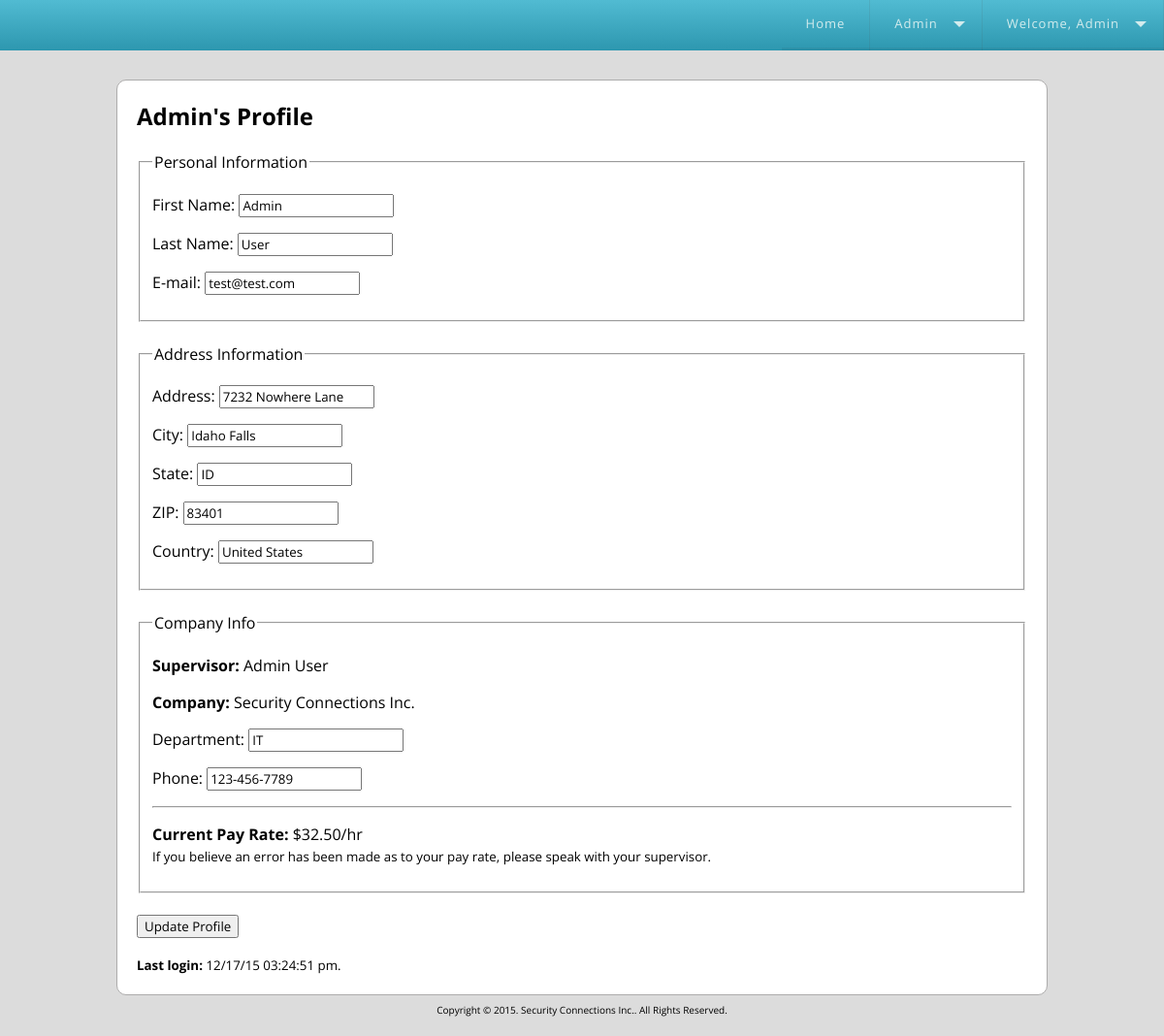
The app's page /profile.php (signed in) with its own data.
### tables this page shows
CREATE TABLE `users` (
  `id` int(7) NOT NULL AUTO_INCREMENT,
  `username` varchar(32) NOT NULL,
  `firstname` varchar(32) NOT NULL,
  `lastname` varchar(32) NOT NULL,
  `password` varchar(32) NOT NULL,
  `email` varchar(64) NOT NULL,
  `address` varchar(32) NOT NULL,
  `city` varchar(32) NOT NULL,
  `state` varchar(2) NOT NULL,
  `zip` int(5) NOT NULL,
  `country` varchar(32) NOT NULL,
  `currentSupervisor` varchar(64) NOT NULL,
  `payRate` varchar(6) NOT NULL,
  `department` varchar(32) NOT NULL,
  `phone` varchar(14) NOT NULL,
  `lastLogin` varchar(32) NOT NULL,
  `activated` int(1) NOT NULL,
  `canReactivate` int(1) NOT NULL DEFAULT '1',
  `isAdmin` int(1) NOT NULL DEFAULT '0',
  `registerDate` int(12) DEFAULT NULL,
  `isSupervisor` int(11) DEFAULT '0',
  PRIMARY KEY (`id`)
);

### profile.php (the view, shortened to what this page needs)
<?php
require 'connect.php';
require 'functions.php';
include 'header.php';
$query = "SELECT * FROM users WHERE id = ".$_SESSION['user_id'];
$result = mysqli_query($connect, $query);
$row = mysqli_fetch_array($result,MYSQLI_ASSOC);
?>
	<h2><?php echo getFirstName($_SESSION['user_id']); ?>'s Profile</h2>
<form method="POST" action="profile.php">
	<fieldset>
		<legend>Personal Information</legend>
		<p>
			<label>First Name:</label>
			<input name="firstname" maxlength="32" value="<?php echo $row['firstname'] ?>" />
		</p>
		<p>
			<label>Last Name:</label>
			<input name="lastname"  maxlength="32"value="<?php echo $row['lastname'] ?>" />
		</p>
		<p>
			<label>E-mail:</label>
			<input name="email"  maxlength="64" value="<?php echo $row['email'] ?>" />
		</p>
	</fieldset>
	<br>
	<fieldset>
		<legend>Address Information</legend>
		<p>
			<label>Address:</label>
			<input name="address"  maxlength="32" value="<?php echo $row['address'] ?>" />
		</p>
		<p>
			<label>City:</label>
			<input name="city" maxlength="32" value="<?php echo $row['city'] ?>" />
		</p>
		<p>
			<label>State:</label>
			<input name="state"  maxlength="2" value="<?php echo $row['state'] ?>" />
		</p>
		<p>
			<label>ZIP:</label>
			<input name="zip" maxlength="5" value="<?php echo $row['zip'] ?>" />
		</p>
		<p>
			<label>Country:</label>
			<input name="country" value="<?php echo $row['country'] ?>" />
		</p>
	</fieldset>
	<br>
	<fieldset>
		<legend>Company Info</legend>
		<p>
			<strong>Supervisor: </strong><?php if (!empty($row['currentSupervisor'])) { echo $row['currentSupervisor']; } else { echo "None provided."; } ?>
		</p>
		<p>
			<strong>Company:</strong>
			<?php $p = json_decode(file_get_contents('companyName.json')); echo $p; ?>
		</p>
		<p>
			<label>Department:</label>
			<input name="department" maxlength="32" value="<?php echo $row['department'] ?>" />
		</p>
		<p>
			<label>Phone:</label>
			<input name="phone" maxlength="14" value="<?php echo $row['phone'] ?>" />
		</p>
		<hr>
		<p>
			<strong>Current Pay Rate: </strong><?php if (!empty($row['payRate'])) { echo "$".$row['payRate']."/hr"; } else { echo "None provided."; } ?>
			<br><small>If you believe an error has been made as to your pay rate, please speak with your supervisor.</small>
		</p>
	</fieldset>
	<br>
	<input type="submit" value="Update Profile" />
</form>
<small><strong>Last login: </strong><?php echo getLastLogin(); ?>.</small>
<?php
include 'footer.php';
?>

### header.php (shortened to what this page needs)
<?php
require_once 'connect.php';
require_once 'functions.php';
?>
<!DOCTYPE html>
<html>
<head>
	<link href="styles/styles.css" rel="stylesheet" type="text/css" />
	<link rel="stylesheet" href="//maxcdn.bootstrapcdn.com/font-awesome/4.3.0/css/font-awesome.min.css">
</head>
<body>
	<div id='cssmenu'>
		<ul>
		   <li><a href='index.php'><span>Home</span></a></li>
		   <?php if (isLoggedIn()) {
						if (isAdministrator()) {
							echo "<li class='has-sub'><a href='#'>Admin</a>
								<ul>
									<li><a href='adminUsers.php'>User Admin</a></li>
									<li><a href='siteMessage.php'>Site-wide Message</a></li>
									<li><a href='siteConfiguration.php'>Site Configuration</a></li>
									<li><a href='timeAdmin.php'>User Time Admin</a></li>
								</ul>
							</li>";
						}
						echo "<li class='has-sub'><a href='profile.php'>Welcome, ";getFirstName($_SESSION['user_id'])."</a>";
			} ?>
		</ul>
	</div>
	<div class="container">

### functions.php (shortened to what this page needs)
<?php
function isLoggedIn() {
	if (isset($_SESSION['user_id'])) {
		return true;
	}
}
function getFirstName($id) {
	global $connect;
	$query = "SELECT firstname FROM users WHERE id='".$id."'";
	$result = mysqli_query($connect, $query);
	$row = mysqli_fetch_array($result, MYSQLI_ASSOC);
	echo $row['firstname'];
}
function isAdministrator() {
	global $connect;
	$query = "SELECT isAdmin FROM users WHERE id='".$_SESSION['user_id']."'";
		if ($result = mysqli_query($connect, $query)) {
		$row = mysqli_fetch_array($result, MYSQLI_ASSOC);
		if ($row['isAdmin'] == 1) {
			return true;
		} else {
			return false;
		}
	}
}
function getLastLogin() {
	global $connect;
	$query = "SELECT lastLogin FROM users WHERE id='".$_SESSION['user_id']."'";
	if ($result = mysqli_query($connect, $query)) {
		$row = mysqli_fetch_array($result, MYSQLI_ASSOC);
		if ($row['lastLogin'] != 0) {
			return date('m/d/y h:i:s a', $row['lastLogin']);
		} else {
			return "User account not activated";
		}
	} else {
		return "Error retrieving last login";
	}
}
?>

### footer.php
	</div>
	<footer>
		Copyright &copy; <?php echo date('Y').". "; $p = json_decode(file_get_contents('companyName.json')); echo $p; ?>. All Rights Reserved.
	</footer>
</body>
</html>

### styles/styles.css (style rules this page uses)
* { box-sizing: border-box; font-family: 'Open Sans', sans-serif; }
body { background-color: gainsboro; margin: 0; padding: 0; }
a { text-decoration: none; }
h1,h2,h3 { padding: 0; margin: 0; }
.container { width: 960px; margin: 0 auto; margin-bottom: 8px; padding: 20px; background-color: white; box-sizing: border-box; border-radius: 10px; border: 1px solid #ADACAC; }
footer { text-align: center; font-size: 10px; margin-bottom: 20px; width: 100%; padding: 0 10px; }
#cssmenu, #cssmenu ul, #cssmenu ul li, #cssmenu ul li a, #cssmenu #menu-button { margin: 0; padding: 0; border: 0; list-style: none; line-height: 1; display: block; position: relative; -webkit-box-sizing: border-box; -moz-box-sizing: border-box; box-sizing: border-box; }
#cssmenu:after, #cssmenu > ul:after { content: "."; display: block; clear: both; visibility: hidden; line-height: 0; height: 0; }
#cssmenu { width: auto; font-family: 'Open Sans', Helvetica, sans-serif; background: #39b1cc; background: -moz-linear-gradient(top, #51bbd2 0%, #2d97af 100%); background: -webkit-gradient(linear, left top, left bottom, color-stop(0%, #51bbd2), color-stop(100%, #2d97af)); background: -webkit-linear-gradient(top, #51bbd2 0%, #2d97af 100%); background: -o-linear-gradient(top, #51bbd2 0%, #2d97af 100%); background: -ms-linear-gradient(top, #51bbd2 0%, #2d97af 100%); background: linear-gradient(to bottom, #51bbd2 0%, #2d97af 100%); margin-bottom: 30px; }
#cssmenu > ul { box-shadow: inset 0 -3px 0 rgba(0, 0, 0, 0.05); float: right; }
#cssmenu > ul > li { float: left; display: inline-block; }
#cssmenu > ul > li > a { padding: 18px 25px 21px 25px; border-right: 1px solid rgba(80, 80, 80, 0.12); text-decoration: none; font-size: 13px; color: #d3eced; letter-spacing: 1px; }
#cssmenu > ul > li.has-sub > a { padding-right: 45px; }
#cssmenu > ul > li.has-sub > a::after { content: ""; position: absolute; width: 0; height: 0; border: 6px solid transparent; border-top-color: #d3eced; right: 17px; top: 22px; }
#cssmenu ul ul li a { text-decoration: none; font-weight: 400; padding: 11px 25px; width: 180px; color: #777777; background: #ffffff; box-shadow: 0 2px 2px rgba(0, 0, 0, 0.1), 1px 1px 1px rgba(0, 0, 0, 0.1), -1px 1px 1px rgba(0, 0, 0, 0.1); }

### records on screen
users: firstname "Admin Admin", firstname "Admin", email "test@test.com", address "7232 Nowhere Lane", city "Idaho Falls", state "ID", zip "83401", country "United States", currentSupervisor "Admin User", department "IT", phone "123-456-7789", payRate "32.50", lastLogin "12/17/15 03:24:51 pm"

### other values on screen
$p "Security Connections Inc."
